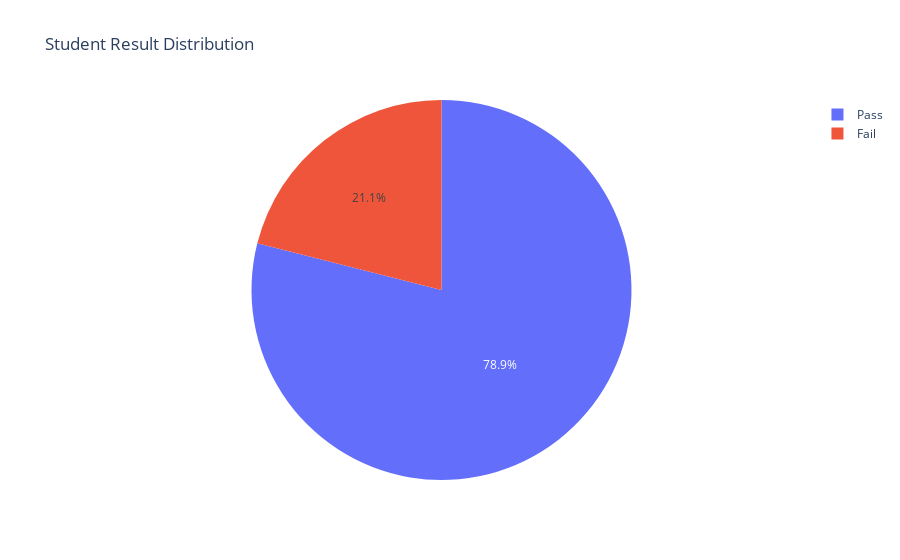

Notebook code for this chart:
### Markdown cell above
### Pie Chart Example 2: Student Result Share

### Code cell
df2 = pd.DataFrame({
    "Result": ["Pass", "Fail"],
    "Count": [45, 12]
})
fig = px.pie(
    df2,
    names="Result",
    values="Count",
    title="Student Result Distribution"
)
fig.show()

### Figure 1 — Plotly figure (JSON) as saved in the notebook; plotly's stock layout.template omitted (floating-point values rounded to 4 significant figures)
{"data": [{"domain": {"x": [0, 1], "y": [0, 1]}, "hovertemplate": "Result=%{label}<br>Count=%{value}<extra></extra>", "labels": ["Pass", "Fail"], "legendgroup": "", "name": "", "showlegend": true, "type": "pie", "values": [45, 12]}], "layout": {"autosize": true, "legend": {"tracegroupgap": 0}, "title": {"text": "Student Result Distribution"}}}
